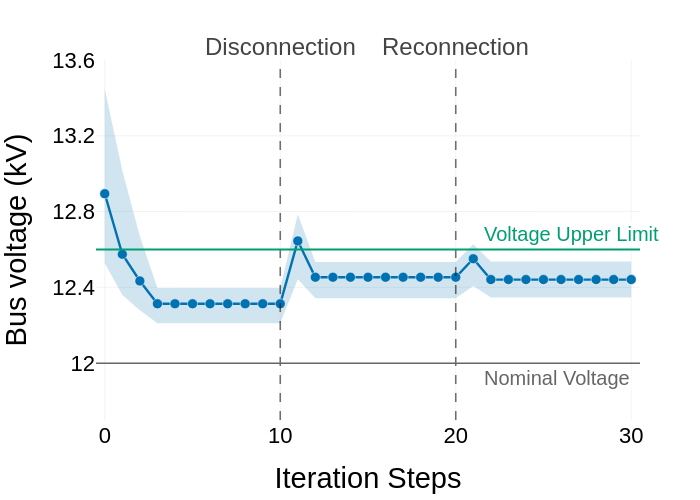

Notebook cell for this chart:
### Code cell
def plot_voltage_trajectory_mean(
    voltage_RL,
    scenario=1,
    topology_change_steps=None,
    bus_indices=(0, 1, 2, 3, 4),
    max_steps=30,                 # 只保留前 N 个 step（含 0）
    show_markers=True,
    marker_every=1,               # 每隔几个点加一个 marker
    show_range=False,             # 是否显示 min--max 阴影带
    event_style='line',           # 'line' 用虚线, 'band' 用灰带
    event_labels=None,            # 自定义事件标签列表；默认 ['Disconnection','Reconnection',...]
    export_path_svg=None,
    export_path_png=None
):
    """
    Plot mean bus voltage (kV) over selected buses with topology-change markers.
    voltage_RL: (T, B) per-unit, converted to kV by *12.0
    """
    import numpy as np
    import plotly.graph_objects as go
    import plotly.io as pio
    import os

    T, B = voltage_RL.shape
    last_idx = min(int(max_steps), T-1) if max_steps is not None else T-1
    steps = np.arange(last_idx + 1)

    # Data in kV
    y_sel  = 12.0 * voltage_RL[:last_idx+1, list(bus_indices)]   # (N, K)
    y_mean = np.mean(y_sel, axis=1)
    y_min  = np.min(y_sel, axis=1)
    y_max  = np.max(y_sel, axis=1)

    # Colors
    mean_color    = '#0072B2'                         # blue
    range_fill    = 'rgba(0,114,178,0.18)'            # light blue alpha
    limit_color   = '#009E73'                         # green
    nominal_color = '#666666'                         # gray
    event_line_color = 'rgba(0,0,0,0.55)'             # subtle gray for event lines

    # Axis ranges by scenario
    if scenario == 0:
        y_low, y_high = 10.0, 12.6
        upper_limit, lower_limit = None, 11.4
    elif scenario == 1:
        y_low, y_high = 11.8, 13.5
        upper_limit, lower_limit = 12.6, None
    else:
        y_low, y_high = 10.8, 13.2
        upper_limit, lower_limit = 12.6, 11.4

    # Padding based on shown segment
    y_low  = min(y_low,  float(np.min(y_min)) - 0.05)
    y_high = max(y_high, float(np.max(y_max)) + 0.05)

    fig = go.Figure()

    # Event markers (line or band)
    if topology_change_steps is not None:
        if not isinstance(topology_change_steps, (list, tuple, np.ndarray)):
            topology_change_steps = [int(topology_change_steps)]
        if event_labels is None:
            # 默认给前两个事件以更具体的名称
            default_names = ['Disconnection', 'Reconnection']
            event_labels = [default_names[i] if i < len(default_names) else f'Change {i+1}'
                            for i in range(len(topology_change_steps))]
        if event_style == 'band':
            for step, lab in zip(topology_change_steps, event_labels):
                if step < 0 or step > steps[-1]: 
                    continue
                x0 = max(step - 0.5, steps[0])
                x1 = min(step + 0.5, steps[-1])
                fig.add_vrect(x0=x0, x1=x1, fillcolor='rgba(0,0,0,0.18)', line_width=0)
                fig.add_annotation(x=step, y=y_high, xref='x', yref='y',
                                   text=lab, showarrow=False, yshift=10,
                                   font=dict(size=NATURE_CONFIG.get("font_axis", 24), color='#333'))
        else:  # 'line' style (recommended with range band)
            for step, lab in zip(topology_change_steps, event_labels):
                if step < 0 or step > steps[-1]:
                    continue
                fig.add_vline(x=step, line=dict(color=event_line_color, width=1.6, dash='dash'))
                # place label above the plotting area to avoid overlap with bands
                fig.add_annotation(x=step, xref='x', y=1.08, yref='paper',
                                   text=lab, showarrow=False,
                                   font=dict(size=NATURE_CONFIG.get("font_axis",24), color='#444'),
                                   align='center')

    # Optional min--max envelope
    if show_range:
        fig.add_trace(go.Scatter(
            x=steps, y=y_max,
            line=dict(color='rgba(0,0,0,0)'), showlegend=False, hoverinfo='skip'
        ))
        fig.add_trace(go.Scatter(
            x=steps, y=y_min,
            fill='tonexty', fillcolor=range_fill,
            line=dict(color='rgba(0,0,0,0)'), showlegend=False, hoverinfo='skip'
        ))

    # Mean trajectory (with optional markers)
    if show_markers:
        line_trace = go.Scatter(
            x=steps, y=y_mean, mode='lines',
            line=dict(color=mean_color, width=2.4),
            hoverinfo='skip', showlegend=False
        )
        marker_trace = go.Scatter(
            x=steps[::max(1, marker_every)],
            y=y_mean[::max(1, marker_every)],
            mode='markers',
            marker=dict(size=10, color=mean_color, line=dict(color='white', width=0.5)),
            name=f'Mean voltage (n={len(bus_indices)})',
            hovertemplate='Step=%{x}<br>Mean V=%{y:.3f} kV<extra></extra>'
        )
        fig.add_trace(line_trace)
        fig.add_trace(marker_trace)
    else:
        fig.add_trace(go.Scatter(
            x=steps, y=y_mean, mode='lines',
            name=f'Mean voltage (n={len(bus_indices)})',
            line=dict(color=mean_color, width=2.4),
            hovertemplate='Step=%{x}<br>Mean V=%{y:.3f} kV<extra></extra>'
        ))

    # Limits and labels (offset to avoid overlap)
    if upper_limit is not None:
        fig.add_hline(y=upper_limit, line=dict(color=limit_color, width=2))
        fig.add_annotation(
            x=0.985, xref='paper', y=upper_limit, yref='y',
            text='Voltage Upper Limit',
            showarrow=False, xanchor='left',
            yshift=15, xshift=-150,
            font=dict(size=20, color=limit_color),
            bgcolor='rgba(255,255,255,0.7)'
        )
    if lower_limit is not None:
        fig.add_hline(y=lower_limit, line=dict(color=limit_color, width=2, dash='dash'))

    fig.add_hline(y=12.0, line=dict(color=nominal_color, width=1.5))
    fig.add_annotation(
        x=0.985, xref='paper', y=12.0, yref='y',
        text='Nominal Voltage',
        showarrow=False, xanchor='left',
        yshift=-15, xshift=-150,
        font=dict(size=20, color=nominal_color),
        bgcolor='rgba(255,255,255,0.7)'
    )

    # Layout
    width  = 700
    height = 500
    fig.update_layout(
        font=dict(family='Arial', size=NATURE_CONFIG.get("font_base",28)-4, color='black'),
        width=width, height=height,
        margin=dict(l=60, r=60, t=60, b=60),  # Adjust margins to give more space
        plot_bgcolor='white', paper_bgcolor='white',
        showlegend=False,
        xaxis=dict(
            range=[steps[0] - 0.5, steps[-1] + 0.5],  # Add padding to avoid marker clipping
            title='Iteration Steps',
            showgrid=True, gridcolor='#E6E6E6', gridwidth=0.5,
            zeroline=False, 
            dtick=10,
            title_standoff=20,  # Add space between axis title and numbers
            tickfont=dict(size=NATURE_CONFIG.get("font_axis", 24) - 2),
        ),
        yaxis=dict(
            range=[y_low - 0.1, y_high + 0.1],  # Add padding to avoid marker clipping
            title='Bus voltage (kV)',
            showgrid=True, gridcolor='#E6E6E6', gridwidth=0.5,
            zeroline=False, 
            dtick=0.4 if (y_high - y_low) <= 3.0 else 0.5,
            title_standoff=20,  # Add space between axis title and numbers
            tickfont=dict(size=NATURE_CONFIG.get("font_axis", 24) - 2),
        ),
    )

    # Export images
    if export_path_svg is None:
        export_path_svg = os.path.join(Config.data_path, 'images', '56bus', 'voltage_plot_mean.svg')
    if export_path_png is None:
        export_path_png = os.path.join(Config.data_path, 'images', '56bus', 'voltage_plot_mean.png')
    fig.write_image(export_path_svg, scale=2)
    fig.write_image(export_path_png, scale=2)
    fig.show()
    return fig

# Example usage:
fig = plot_voltage_trajectory_mean(voltage_RL, scenario=1, topology_change_steps=[10, 20],
                                   show_range=True, max_steps=30, event_style='line')

### Figure 1 — Plotly figure (JSON) as saved in the notebook; plotly's stock layout.template omitted (floating-point values rounded to 4 significant figures)
{"data": [{"hoverinfo": "skip", "line": {"color": "rgba(0,0,0,0)"}, "showlegend": false, "type": "scatter", "x": [0, 1, 2, 3, 4, 5, 6, 7, 8, 9, 10, 11, 12, 13, 14, 15, 16, 17, 18, 19, 20, 21, 22, 23, 24, 25, 26, 27, 28, 29, 30], "y": [13.45, 13.02, 12.67, 12.4, 12.4, 12.4, 12.4, 12.4, 12.4, 12.4, 12.4, 12.79, 12.53, 12.53, 12.53, 12.53, 12.53, 12.53, 12.53, 12.53, 12.53, 12.63, 12.54, 12.54, 12.54, 12.54, 12.54, 12.54, 12.54, 12.54, 12.54]}, {"fill": "tonexty", "fillcolor": "rgba(0,114,178,0.18)", "hoverinfo": "skip", "line": {"color": "rgba(0,0,0,0)"}, "showlegend": false, "type": "scatter", "x": [0, 1, 2, 3, 4, 5, 6, 7, 8, 9, 10, 11, 12, 13, 14, 15, 16, 17, 18, 19, 20, 21, 22, 23, 24, 25, 26, 27, 28, 29, 30], "y": [12.53, 12.36, 12.28, 12.21, 12.21, 12.21, 12.21, 12.21, 12.21, 12.21, 12.21, 12.44, 12.34, 12.34, 12.34, 12.34, 12.34, 12.34, 12.34, 12.34, 12.34, 12.41, 12.35, 12.35, 12.35, 12.35, 12.35, 12.35, 12.35, 12.35, 12.35]}, {"hoverinfo": "skip", "line": {"color": "#0072B2", "width": 2.4}, "mode": "lines", "showlegend": false, "type": "scatter", "x": [0, 1, 2, 3, 4, 5, 6, 7, 8, 9, 10, 11, 12, 13, 14, 15, 16, 17, 18, 19, 20, 21, 22, 23, 24, 25, 26, 27, 28, 29, 30], "y": [12.89, 12.57, 12.43, 12.31, 12.31, 12.31, 12.31, 12.31, 12.31, 12.31, 12.31, 12.65, 12.45, 12.45, 12.45, 12.45, 12.45, 12.45, 12.45, 12.45, 12.45, 12.55, 12.44, 12.44, 12.44, 12.44, 12.44, 12.44, 12.44, 12.44, 12.44]}, {"hovertemplate": "Step=%{x}<br>Mean V=%{y:.3f} kV<extra></extra>", "marker": {"color": "#0072B2", "line": {"color": "white", "width": 0.5}, "size": 10}, "mode": "markers", "name": "Mean voltage (n=5)", "type": "scatter", "x": [0, 1, 2, 3, 4, 5, 6, 7, 8, 9, 10, 11, 12, 13, 14, 15, 16, 17, 18, 19, 20, 21, 22, 23, 24, 25, 26, 27, 28, 29, 30], "y": [12.89, 12.57, 12.43, 12.31, 12.31, 12.31, 12.31, 12.31, 12.31, 12.31, 12.31, 12.65, 12.45, 12.45, 12.45, 12.45, 12.45, 12.45, 12.45, 12.45, 12.45, 12.55, 12.44, 12.44, 12.44, 12.44, 12.44, 12.44, 12.44, 12.44, 12.44]}], "layout": {"annotations": [{"align": "center", "font": {"color": "#444", "size": 24}, "showarrow": false, "text": "Disconnection", "x": 10, "xref": "x", "y": 1.08, "yref": "paper"}, {"align": "center", "font": {"color": "#444", "size": 24}, "showarrow": false, "text": "Reconnection", "x": 20, "xref": "x", "y": 1.08, "yref": "paper"}, {"bgcolor": "rgba(255,255,255,0.7)", "font": {"color": "#009E73", "size": 20}, "showarrow": false, "text": "Voltage Upper Limit", "x": 0.985, "xanchor": "left", "xref": "paper", "xshift": -150, "y": 12.6, "yref": "y", "yshift": 15}, {"bgcolor": "rgba(255,255,255,0.7)", "font": {"color": "#666666", "size": 20}, "showarrow": false, "text": "Nominal Voltage", "x": 0.985, "xanchor": "left", "xref": "paper", "xshift": -150, "y": 12, "yref": "y", "yshift": -15}], "font": {"color": "black", "family": "Arial", "size": 24}, "height": 500, "margin": {"b": 60, "l": 60, "r": 60, "t": 60}, "paper_bgcolor": "white", "plot_bgcolor": "white", "shapes": [{"line": {"color": "rgba(0,0,0,0.55)", "dash": "dash", "width": 1.6}, "type": "line", "x0": 10, "x1": 10, "xref": "x", "y0": 0, "y1": 1, "yref": "y domain"}, {"line": {"color": "rgba(0,0,0,0.55)", "dash": "dash", "width": 1.6}, "type": "line", "x0": 20, "x1": 20, "xref": "x", "y0": 0, "y1": 1, "yref": "y domain"}, {"line": {"color": "#009E73", "width": 2}, "type": "line", "x0": 0, "x1": 1, "xref": "x domain", "y0": 12.6, "y1": 12.6, "yref": "y"}, {"line": {"color": "#666666", "width": 1.5}, "type": "line", "x0": 0, "x1": 1, "xref": "x domain", "y0": 12, "y1": 12, "yref": "y"}], "showlegend": false, "width": 700, "xaxis": {"dtick": 10, "gridcolor": "#E6E6E6", "gridwidth": 0.5, "range": [-0.5, 30.5], "showgrid": true, "tickfont": {"size": 22}, "title": {"standoff": 20, "text": "Iteration Steps"}, "zeroline": false}, "yaxis": {"dtick": 0.4, "gridcolor": "#E6E6E6", "gridwidth": 0.5, "range": [11.7, 13.6], "showgrid": true, "tickfont": {"size": 22}, "title": {"standoff": 20, "text": "Bus voltage (kV)"}, "zeroline": false}}}
